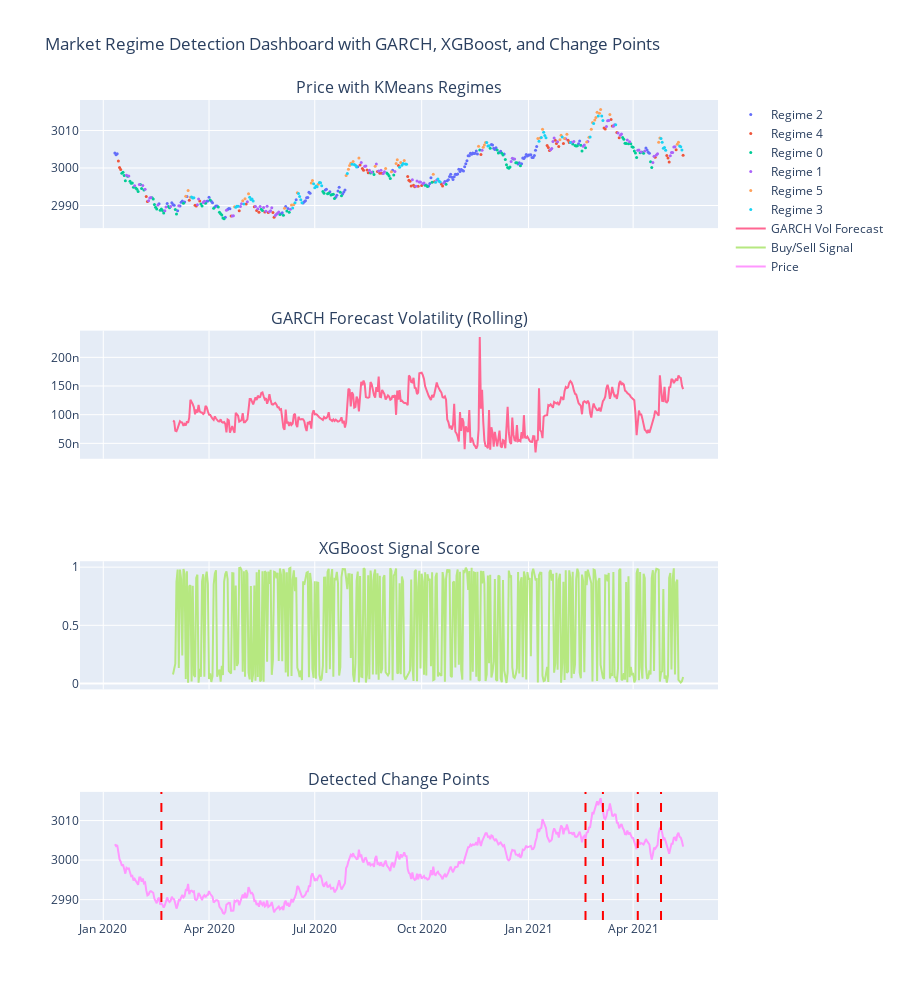

Notebook cell for this chart:
### Markdown cell above
###  Regime Detection Dashboard

This integrated dashboard includes:

- **KMeans** clustering on returns, volatility, and momentum.
- **GARCH(1,1)** rolling volatility forecasts.
- **XGBoost**-based signal probability scores.
- **Change point detection** via Binary Segmentation.

**Interactive Plotly View**: Price movements, clustering regimes, forecasted volatilities, signal scores, and structural breaks in one glance.

### Code cell
import pandas as pd
import numpy as np
from sklearn.preprocessing import StandardScaler
from sklearn.cluster import KMeans
from sklearn.metrics import silhouette_score
from arch import arch_model
from xgboost import XGBClassifier
import ruptures as rpt
import plotly.graph_objs as go
from plotly.subplots import make_subplots

# --- Simulated S&P 500 Price Data (replace with your actual price data if needed) ---
np.random.seed(42)
dates = pd.date_range(start="2020-01-01", periods=500)
price = np.cumsum(np.random.randn(500)) + 3000
df = pd.DataFrame({"Price": price}, index=dates)

# --- Feature Engineering: Feature Set 3 ---
df['Return'] = df['Price'].pct_change()
df['Volatility'] = df['Return'].rolling(window=10).std()
df['Momentum'] = df['Price'].pct_change(periods=10)
df.dropna(inplace=True)

# --- KMeans Clustering ---
features = df[['Return', 'Volatility', 'Momentum']]
scaler = StandardScaler()
X_scaled = scaler.fit_transform(features)

best_score = -1
for k in range(2, 10):
    km = KMeans(n_clusters=k, random_state=42)
    labels = km.fit_predict(X_scaled)
    score = silhouette_score(X_scaled, labels)
    if score > best_score:
        best_score = score
        best_k = k
        best_kmeans = km

df['Regime_KMeans'] = best_kmeans.predict(X_scaled)

# --- Rolling GARCH Forecast (per day using 50-day window) ---
df['GARCH_Forecast'] = np.nan
for i in range(50, len(df)):
    window_returns = df['Return'].iloc[i-50:i] * 100
    am = arch_model(window_returns, vol='Garch', p=1, q=1)
    res = am.fit(disp='off')
    forecast = res.forecast(horizon=1).variance.iloc[-1, 0] / 10000
    df.loc[df.index[i], 'GARCH_Forecast'] = forecast

# --- XGBoost Signal Scoring ---
df['Target'] = (df['Return'].shift(-1) > 0).astype(int)
X_model = df[['Return', 'Volatility', 'Momentum', 'GARCH_Forecast']].dropna()

if len(X_model) > 100:
    y_model = df.loc[X_model.index, 'Target']
    model = XGBClassifier(use_label_encoder=False, eval_metric='logloss')
    model.fit(X_model, y_model)
    df.loc[X_model.index, 'SignalScore'] = model.predict_proba(X_model)[:, 1]
else:
    print("[WARN] Not enough data for XGBoost training")

# --- Change Point Detection using Binary Segmentation ---
signal = df['Return'].dropna().values
algo = rpt.Binseg(model="l2").fit(signal)
change_points = algo.predict(n_bkps=5)
cp_dates = df.iloc[change_points[:-1]].index

# --- Plotly Dashboard ---
fig = make_subplots(rows=4, cols=1, shared_xaxes=True, subplot_titles=[
    "Price with KMeans Regimes",
    "GARCH Forecast Volatility (Rolling)",
    "XGBoost Signal Score",
    "Detected Change Points"
])

# 1. Price + Regimes
for regime in df['Regime_KMeans'].unique():
    idx = df[df['Regime_KMeans'] == regime].index
    fig.add_trace(go.Scatter(x=idx, y=df.loc[idx, 'Price'],
                             mode='markers', name=f'Regime {regime}',
                             marker=dict(size=3)), row=1, col=1)

# 2. GARCH Forecast
fig.add_trace(go.Scatter(x=df.index, y=df['GARCH_Forecast'],
                         mode='lines', name='GARCH Vol Forecast'), row=2, col=1)

# 3. XGBoost Signal Score
fig.add_trace(go.Scatter(x=df.index, y=df['SignalScore'],
                         mode='lines', name='Buy/Sell Signal'), row=3, col=1)

# 4. Change Points + Price
fig.add_trace(go.Scatter(x=df.index, y=df['Price'],
                         mode='lines', name='Price'), row=4, col=1)
for cp in cp_dates:
    fig.add_vline(x=cp, line=dict(color='red', dash='dash'), row=4, col=1)

fig.update_layout(height=1000, title_text="Market Regime Detection Dashboard with GARCH, XGBoost, and Change Points")
fig.show()
